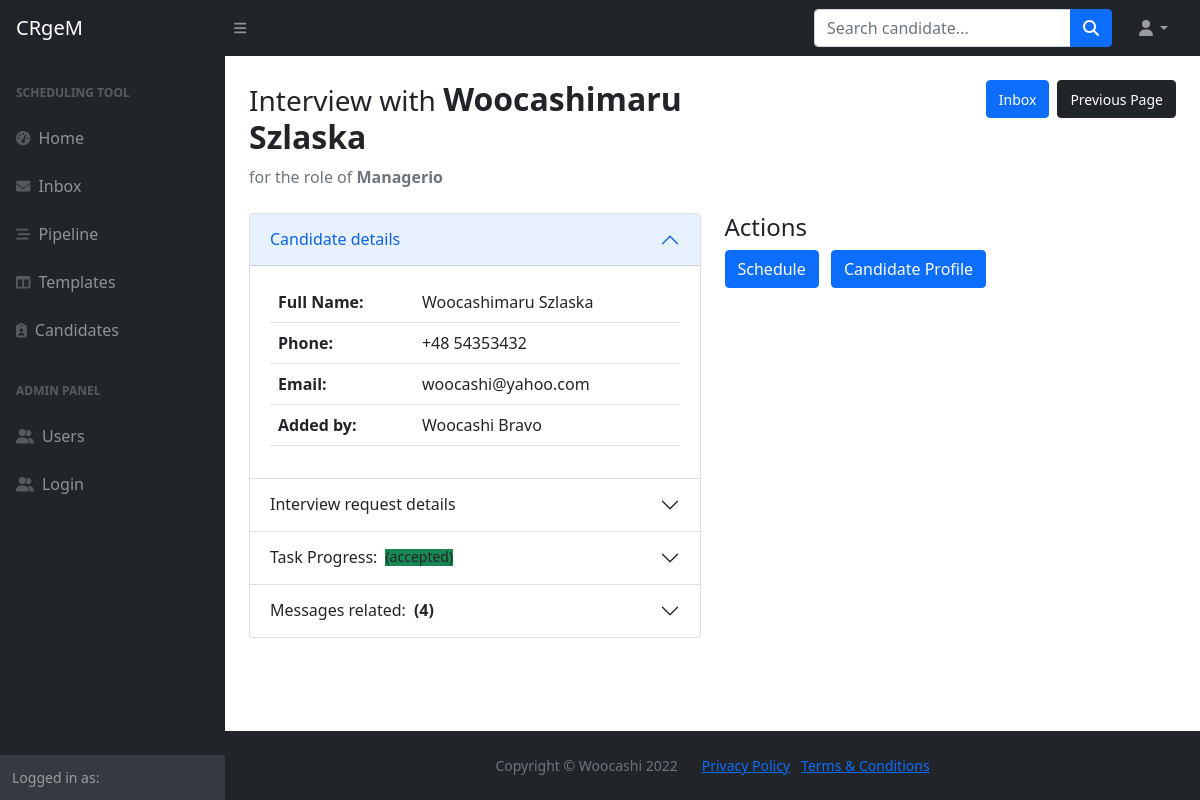
The app's page /check_tasks_details/1 with its own data.
### main.py (models this page shows)
class Candidate(db.Model, Base):
    __tablename__="candidates"
    id = db.Column(db.Integer, primary_key=True)
    first_name = db.Column(db.String, nullable=False)
    last_name = db.Column(db.String, nullable=False)
    full_name = db.Column(db.String, nullable=False)
    email = db.Column(db.String, nullable=False, unique=True)
    phone = db.Column(db.String, nullable=False)
    cv = db.Column(db.String, nullable=True)
    owner_id = Column(Integer, ForeignKey('users.id'))
    created_by = relationship("User", back_populates="candidates")
    created_date = db.Column(db.Date, nullable=False)
    tasks = relationship("Task", back_populates="candidate")
    message = relationship("Message", primaryjoin="Message.candidate_id==Candidate.id", back_populates="candidate")

class Task(db.Model, Base):
    __tablename__="tasks"
    id = db.Column(db.Integer, primary_key=True)
    sender_id = Column(Integer, ForeignKey('users.id'), nullable=False)
    recipient_id = Column(Integer, ForeignKey('users.id'), nullable=False)
    delegate_id = Column(Integer, ForeignKey('users.id'), nullable=False)
    from_user = relationship("User", foreign_keys=[sender_id], back_populates="tasks_sent")
    to_user = relationship("User", foreign_keys=[recipient_id], back_populates="tasks_received")
    candidate_id = Column(Integer, ForeignKey('candidates.id'))
    candidate = relationship("Candidate", foreign_keys=[candidate_id], back_populates="tasks")
    interviewers = db.Column(db.String, nullable=False)
    role = db.Column(db.String, nullable=False)
    recruiter_notes = db.Column(db.Text, nullable=True)
    date_sent = db.Column(db.Date, nullable=False)
    date_received = db.Column(db.Date, nullable=True)
    date_completed = db.Column(db.Date, nullable=True)
    status = db.Column(db.String, nullable=False)
    is_archived = db.Column(db.Boolean, nullable=False)
    delegated_by = relationship("User", foreign_keys=[delegate_id], back_populates="tasks_delegated")
    interview_date = db.Column(db.Date, nullable=True)
    interview_time = db.Column(db.Time, nullable=True)
    scheduler_notes = db.Column(db.Text, nullable=True)
    time_completed = db.Column(db.Time, nullable=True)
    pipeline_status = db.Column(db.String, nullable=False)
    message = relationship("Message", primaryjoin="Message.task_id==Task.id", back_populates="task")

class User(db.Model, UserMixin, Base):
    __tablename__="users"
    id = db.Column(db.Integer, primary_key=True)
    first_name = db.Column(db.String, nullable=False)
    last_name = db.Column(db.String, nullable=False)
    full_name = db.Column(db.String, nullable=False)
    email = db.Column(db.String, nullable=False, unique=True)
    phone = db.Column(db.String, nullable=False)
    type = db.Column(db.String, nullable=False)
    password = db.Column(db.String, nullable=False)
    templates = relationship("Template", back_populates="created_by")
    candidates = relationship("Candidate", back_populates="created_by")
    tasks_sent = relationship("Task", primaryjoin="User.id==Task.sender_id", back_populates="from_user")
    tasks_received = relationship("Task", primaryjoin="User.id==Task.recipient_id", back_populates="to_user")
    tasks_delegated = relationship("Task", primaryjoin="User.id==Task.delegate_id", back_populates="delegated_by")
    message = relationship("Message", primaryjoin="Message.user_id==User.id", back_populates="user")

### main.py (the view)
@app.route('/check_tasks_details/<int:task_id>')
def check_task_details(task_id):
    task = Task.query.get(task_id)
    messages = task.message
    return render_template('view_task.html', task_id=task_id, task=task, messages=messages)

### templates/view_task.html (shortened to what this page needs)
{% include "header.html" %}
                <main>
                    <div class="container-fluid px-4">
                        <div class="row d-flex justify-content-between">
                            <div class="col">
                                <h2 class="mt-4"><small>Interview with </small><strong>{{ task.candidate.full_name }}</strong></h2>
                                <ol class="breadcrumb mb-4">
                                    <li class="breadcrumb-item active">for the role of <strong>{{task.role}}</strong></li>
                                </ol>
                            </div>
                            <div class="col d-flex justify-content-end mt-4">
                                <span><a class="btn btn-primary ms-2" href="{{url_for('inbox')}}"><small>Inbox</small></a></span>
                                <span><a class="btn btn-dark ms-2" href="javascript:history.back()"><small>Previous Page</small></a></span>
                            </div>
                        </div>
                        <div class="row">
                            <div class="col-xl-6 col-md-6">
                                <div class="accordion" id="accordionInterviewDetails">
                                  <div class="accordion-item">
                                    <h2 class="accordion-header" id="headingOne">
                                      <button class="accordion-button" type="button" data-bs-toggle="collapse" data-bs-target="#collapseOne" aria-expanded="true" aria-controls="collapseOne">
                                        Candidate details
                                      </button>
                                    </h2>
                                    <div id="collapseOne" class="accordion-collapse collapse show" aria-labelledby="headingOne" data-bs-parent="#accordionInterviewDetails">
                                      <div class="accordion-body">
                                          <table class="table">
                                              <tbody>
                                                <tr>
                                                  <th scope="row">Full Name:</th>
                                                  <td>{{ task.candidate.full_name }}</td>
                                                </tr>
                                                <tr>
                                                  <th scope="row">Phone:</th>
                                                  <td>{{ task.candidate.phone }}</td>
                                                </tr>
                                                <tr>
                                                  <th scope="row">Email:</th>
                                                  <td colspan="2">{{ task.candidate.email }}</td>
                                                </tr>
                                                <tr>
                                                  <th scope="row">Added by:</th>
                                                  <td colspan="2">{{ task.candidate.created_by.full_name }}</td>
                                                </tr>
                                              </tbody>
                                            </table>
                                      </div>
                                    </div>
                                  </div>
                                  <div class="accordion-item">
                                    <h2 class="accordion-header" id="headingTwo">
                                      <button class="accordion-button collapsed" type="button" data-bs-toggle="collapse" data-bs-target="#collapseTwo" aria-expanded="false" aria-controls="collapseTwo">
                                        Interview request details
                                      </button>
                                    </h2>
                                  </div>
                                  <div class="accordion-item">
                                    <h2 class="accordion-header" id="headingThree">
                                      <button class="accordion-button collapsed" type="button" data-bs-toggle="collapse" data-bs-target="#collapseThree" aria-expanded="false" aria-controls="collapseThree">
                                        Task Progress:
                                          {% if task.status == "pending": %}
                                          <small class="ms-2 bg-warning"> ({{ task.status }})</small>
                                          {% elif task.status == "accepted" %}
                                          <small class="ms-2 bg-success"> ({{ task.status }})</small>
                                          {% endif %}
                                      </button>
                                    </h2>
                                  </div>
                                    <div class="accordion-item">
                                    <h2 class="accordion-header" id="headingFour">
                                      <button class="accordion-button collapsed" type="button" data-bs-toggle="collapse" data-bs-target="#collapseFour" aria-expanded="false" aria-controls="collapseFour">
                                        Messages related:
                                          {% if messages and messages|length != 0: %}
                                          <strong class="ms-2">({{ messages|length }})</strong>
                                          {% else %}
                                          <strong class="ms-2">(0)</strong>
                                          {% endif %}
                                      </button>
                                    </h2>
                                  </div>
                                </div>
                            </div>
                            <div class="col-xl-6 col-md-6">
                                <h4>Actions</h4>
                                <div class="mt-2">
                                    <a href="{{url_for('send_message', task_id=task.id)}}" class="btn btn-primary me-2">Schedule</a>
                                    <a href="" class="btn btn-primary me-2">Candidate Profile</a>
                                </div>
                            </div>
                        </div>
                    </div>
                </main>
{% include "footer.html" %}

### records on screen
Candidate: candidate.full_name "Woocashimaru Szlaska", candidate.phone "+48 54353432", candidate.email "woocashi@yahoo.com"
Task: role "Managerio", status "accepted"
User: candidate.created_by.full_name "Woocashi Bravo"

### other values on screen
{{ messages|length }} "4"
